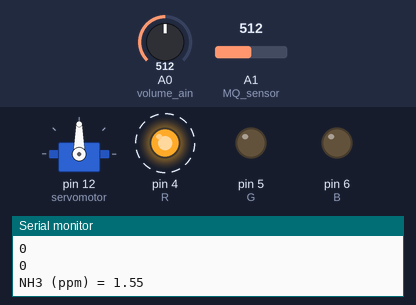
The sketch below on a simulated Arduino Uno, built with avr-gcc and run on an emulated ATmega328P. On the bench: servo, output pins drawn as LEDs (lit = HIGH), the last lines printed to the serial monitor. Dashed ring = blinking. The inputs (shaded band) are chosen by the test bench; at power-on: A0 (volume_ain) = 512, A1 (MQ_sensor) = 512.

Above: at 0.76 s.
1.3 s: A0 (volume_ain) set to 589
4.5 s: A0 (volume_ain) set to 616
At 4.8 s:
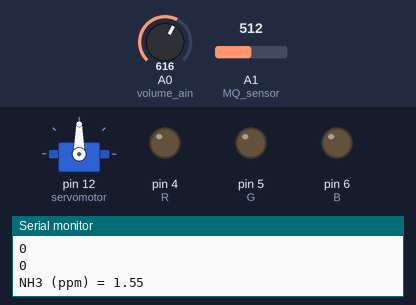
9.2 s: A0 (volume_ain) set to 590
At 9.38 s:
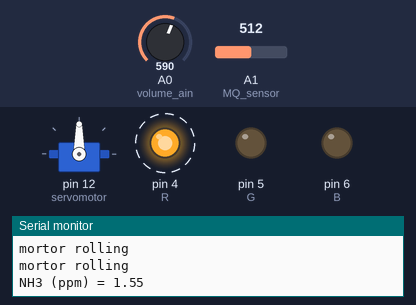
12.4 s: A0 (volume_ain) set to 610
Timing chart, 0 to 17.3 s (numbered marks = the images above; inputs shaded):
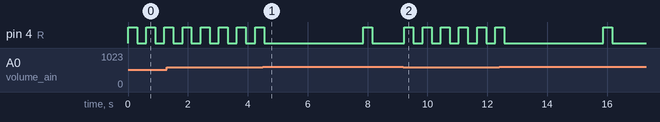

Measured:
- the behaviour switches between 599 and 600 on A0 (volume_ain) (found by bisection; images 0 and 1)
- after the input at 9.2 s, pin 4 (R): alternates HIGH for 0.30 s and LOW for 0.31 s, starting at once

The sketch:

nothread.ino
```cpp
#include <Stepper.h> //스탭모터 라이브러리
#include <Servo.h> // 서보모터 라이브러리
#include <SoftwareSerial.h>

int volume_ain = A0;
int Value = 0; // 소리센서 초기값
int MAX = 760; // 소리 최댓값 임계치
int MIN = 0; // 소리 최솟값 임계치
/*int Air = A1; // 대기질 받을 핀 넘버 A1*/

#define RL 47  //The value of resistor RL is 47K
#define m -0.263 //Enter calculated Slope
#define b 0.42 //Enter calculated intercept
#define Ro 20 //Enter found Ro value
#define MQ_sensor A1 //Sensor is connected to A1


int R = 4; // R핀 디지털 4번
int G = 5; // G핀 디지털 5번
int B = 6; // B핀 디지털 6번
int AirValue = 0; // 암모니아센서 값 받을 변수
int temp = 1;
int cryingarray[2];
int i = -1;
bool iscrying = false;

const int stepsPerRevolution = 1024;
SoftwareSerial BTSerial(2,3);
Stepper myStepper(stepsPerRevolution,11,9,10,8);
Servo servomotor;
int pos = 0; //servomotor's position


void setup() {
  // put your setup code here, to run once:

Serial.begin(9600); // 직렬통신 9600 보드레이트
pinMode(R,OUTPUT); // R핀 OUTPUT 선언
pinMode(G,OUTPUT); // G핀 OUTPUT 선언
pinMode(B,OUTPUT); // B핀 OUTPUT 선언
pinMode(volume_ain, INPUT);
  Serial.println("Start");
  BTSerial.begin(9600);
myStepper.setSpeed(30);
servomotor.attach(12);// 12번 핀에 서보모터 연결


}


void loop() {
Serial.println(analogRead(volume_ain));
Serial.println(cryingarray[0]);
Serial.println(cryingarray[1]);
  i++;
  if (analogRead(volume_ain) < 600){
    cryingarray[0] = 0;
    cryingarray[1] = 0;
    i = -1;
  }
  else {
    cryingarray[i] = 1;
    if (cryingarray[0] == cryingarray[1] ==1 )
    {
      //모터 돌리기
      while (analogRead(volume_ain) >= 600){
      Serial.println("mortor rolling");
      }
    }
    }
    if (cryingarray[0] == 1 && cryingarray[1] == 0){
    delay(3000);
    }


 float VRL; //Voltage drop across the MQ sensor
  float Rs; //Sensor resistance at gas concentration
  float ratio; //Define variable for ratio

  VRL = analogRead(MQ_sensor)*(5.0/1023.0); //Measure the voltage drop and convert to 0-5V
  Rs = ((5.0*RL)/VRL)-RL; //Use formula to get Rs value
  ratio = Rs/Ro;  // find ratio Rs/Ro

  float ppm = pow(10, ((log10(ratio)-b)/m)); //use formula to calculate ppm

  Serial.print("NH3 (ppm) = "); //Display a ammonia in ppm
  Serial.print(ppm);
  Serial.println();
   if(ppm=0.01){ // 암모니아 수치
  digitalWrite(R, HIGH);
  delay(300);
  digitalWrite(R,LOW);
   BTSerial.write(temp);
  BTSerial.println(temp);
  delay(300);

  }
  else if(ppm>0.005){
    digitalWrite(G, HIGH);
    delay(300);
    digitalWrite(G,LOW);
    BTSerial.write(temp-1);
    BTSerial.println(temp-1);
    delay(300);
    }
   else {
    delay(300);
   }


  }
```
